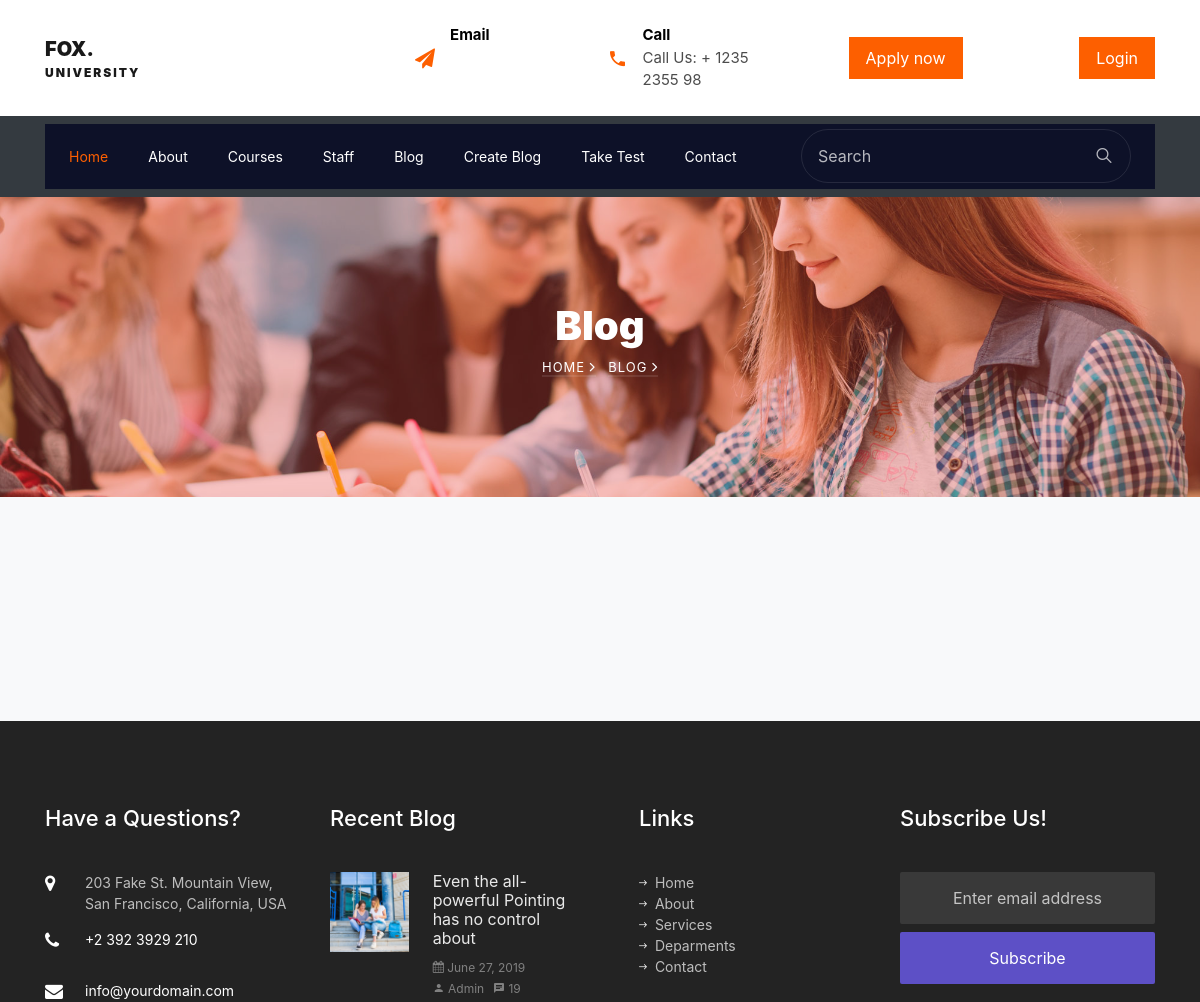
/blog (upper part), run on an earlier commit of the app's database.
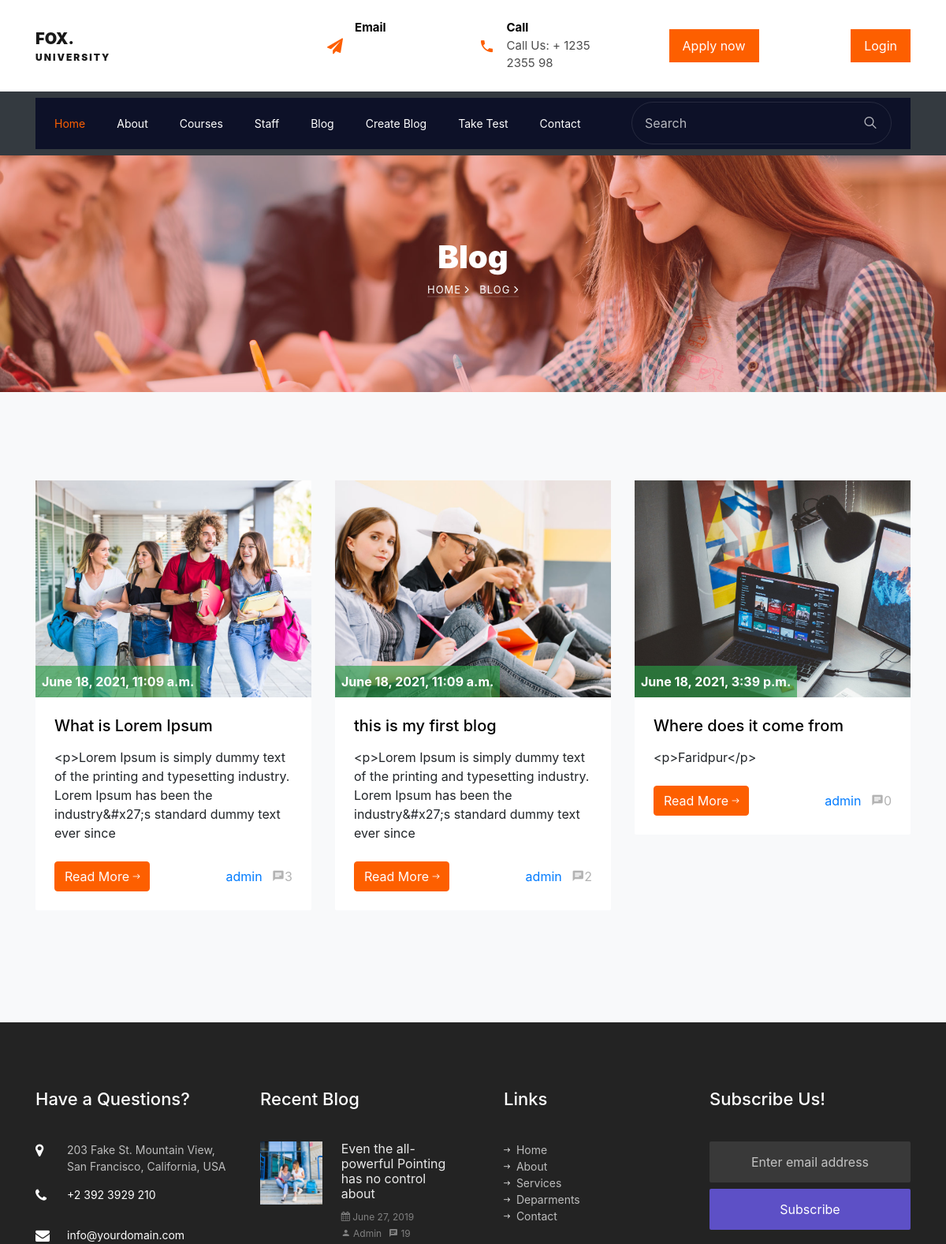
And on a later commit of the database.
### lms_app/models.py (models this page shows, shortened)
class Blog(models.Model):
    blog_title = models.CharField(max_length=250)
    blog_image = models.ImageField(upload_to='blog_pics')
    blog_content = models.TextField()
    author = models.ForeignKey(User, related_name='post_author', on_delete=models.CASCADE)
    slug = models.SlugField(max_length= 250)
    publish_date = models.DateTimeField(auto_now_add=True, blank=True, null=True)
    update_date = models.DateTimeField(auto_now=True, blank=True, null=True)

### lms_app/views.py (the view)
# urls.py: path('blog',Bloglist.as_view(), name='blog'),
class Bloglist(ListView):
    context_object_name = 'blog'
    model = Blog
    template_name = 'blog.html'

### lms_app/templatetags/custom_filters.py (called while the page is built)
def range_filter(value):
    return value[0:150]

### templates/blog.html
{% extends 'base.html' %}
{% load custom_filters %}
{% load static %}
{% block content %}
    <section class="hero-wrap hero-wrap-2" style="background-image: url('{% static 'images/bg_1.jpg' %}');">
      <div class="overlay"></div>
      <div class="container">
        <div class="row no-gutters slider-text align-items-center justify-content-center">
          <div class="col-md-9 ftco-animate text-center">
            <h1 class="mb-2 bread">Blog</h1>
            <p class="breadcrumbs"><span class="mr-2"><a href="{% url 'index' %}">Home <i class="ion-ios-arrow-forward"></i></a></span> <span>Blog <i class="ion-ios-arrow-forward"></i></span></p>
          </div>
        </div>
      </div>
    </section>
		<section class="ftco-section bg-light">
			<div class="container">
				<div class="row">
          {% for blog in blog %}
          <div class="col-md-6 col-lg-4 ftco-animate">
            <div class="blog-entry">
              <a href="{% url 'blog-detail' blog.slug %}" class="block-20 d-flex align-items-end" style="background-image: url('/media/{{ blog.blog_image }}');">
								<div class="meta-date text-center p-2">
                  <span class="day">{{ blog.publish_date}}</span>
                </div>
              </a>
              <div class="text bg-white p-4">
                <h3 class="heading"><a href="#">{{ blog.blog_title }}</a></h3>
                <p>{{blog.blog_content|linebreaks|range_filter}}</p>
                <div class="d-flex align-items-center mt-4">
	                <p class="mb-0"><a href="{% url 'blog-detail' blog.slug %}" class="btn btn-primary">Read More <span class="ion-ios-arrow-round-forward"></span></a></p>
	                <p class="ml-auto mb-0">
	                	<a href="#" class="mr-2">{{blog.author}}</a>
	                	<a href="#" class="meta-chat"><span class="icon-chat"></span>{{blog.blog_comment.count}}</a>
	                </p>
                </div>
              </div>
            </div>
          </div>
          {%endfor%}
			</div>
		</section>
{% endblock %}

What changed in the data, as far as the page shows it:
added Blog: blog_image (picture), publish_date "June 18, 2021, 11:09 a.m.", blog_title "What is Lorem Ipsum", blog_content|range_filter "<p>Lorem Ipsum is simply dummy text of the printing and typesetting industry. Lorem Ipsum has been the industry&#x27;s standard dummy text ever since", author "admin", blog_comment.count "3"
added Blog: blog_image (picture), publish_date "June 18, 2021, 11:09 a.m.", blog_title "this is my first blog", blog_content|range_filter "<p>Lorem Ipsum is simply dummy text of the printing and typesetting industry. Lorem Ipsum has been the industry&#x27;s standard dummy text ever since", author "admin", blog_comment.count "2"
added Blog: blog_image (picture), publish_date "June 18, 2021, 3:39 p.m.", blog_title "Where does it come from", blog_content|range_filter "<p>Faridpur</p>", author "admin", blog_comment.count "0"
